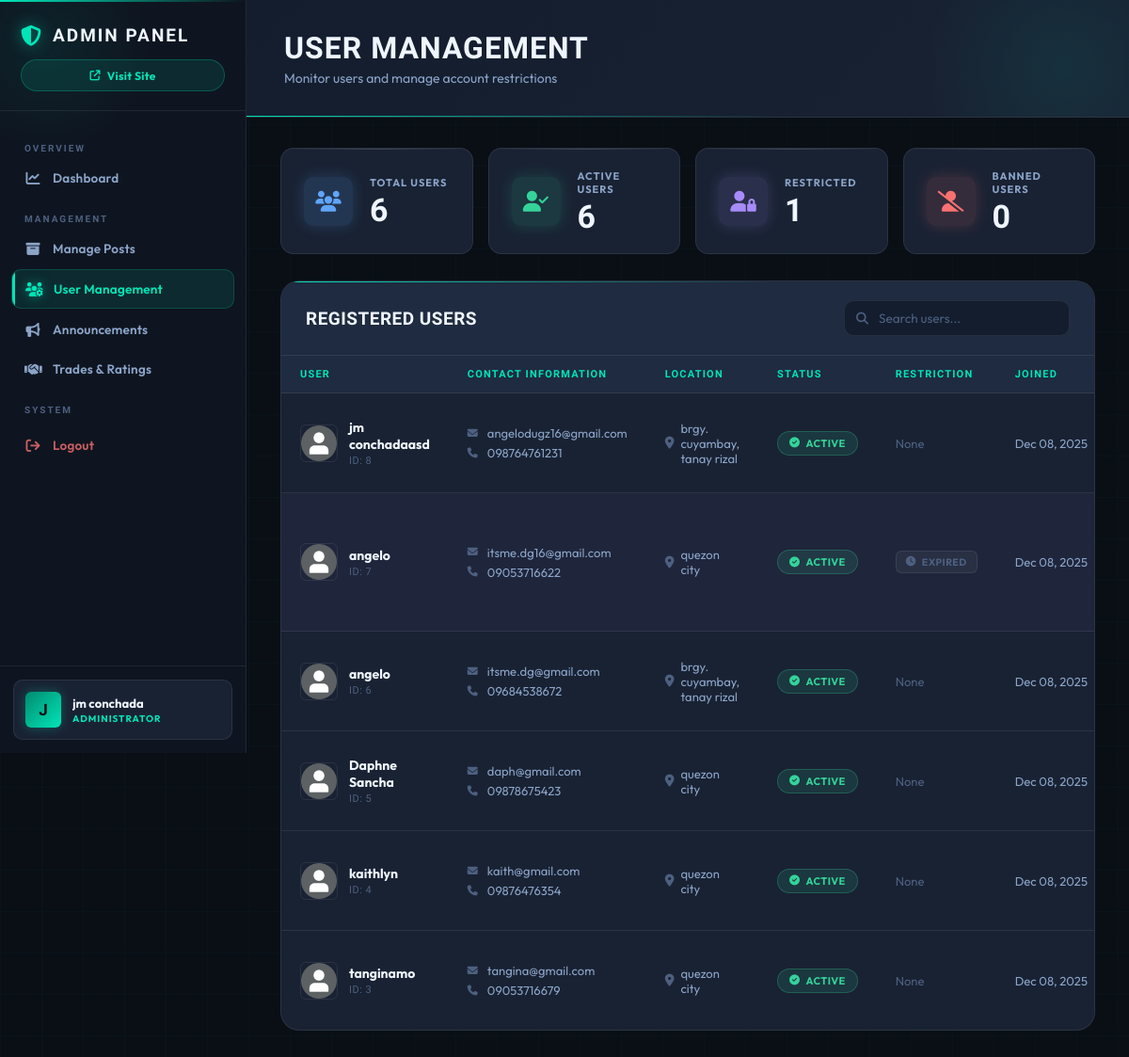
Before: /admindash.php (signed in) with the older database file.
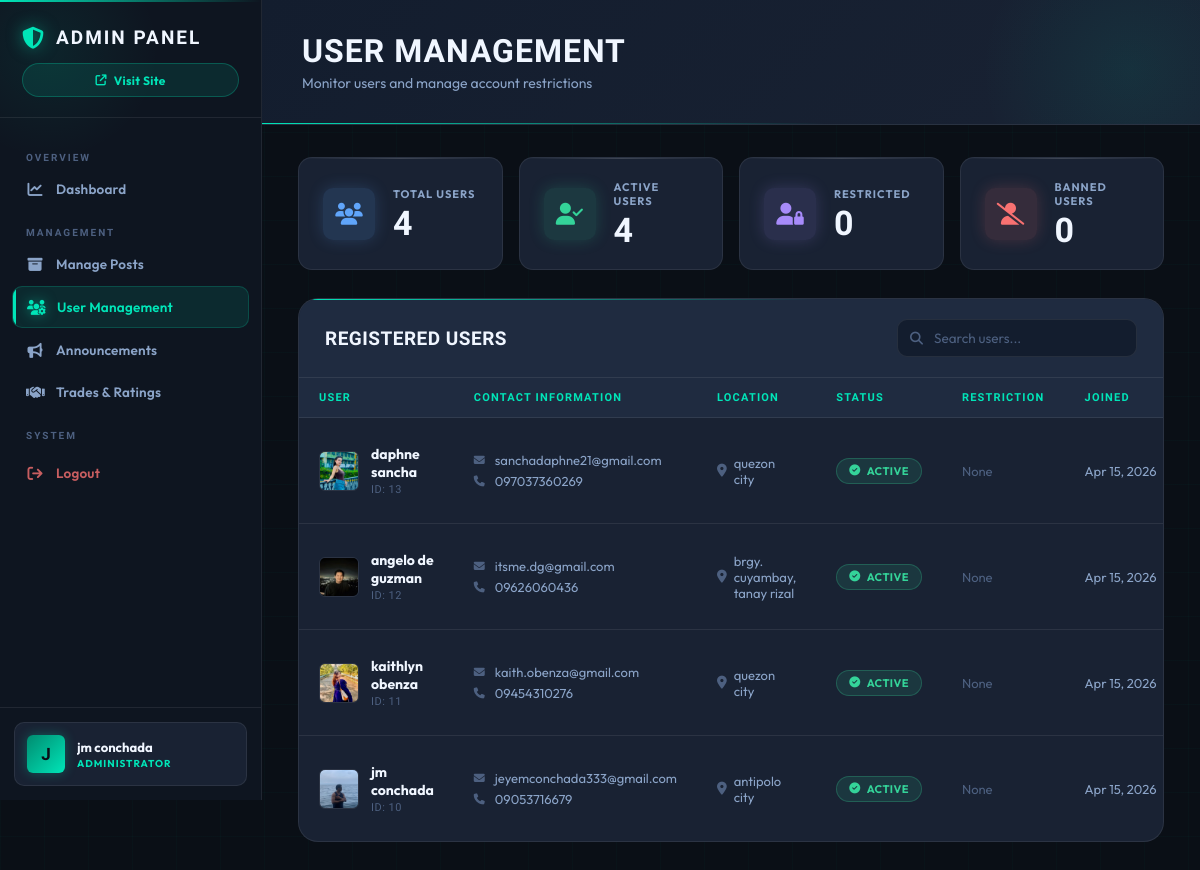
After: the same page with the newer database file.
### tables this page shows
CREATE TABLE `users` (
  `id` int(11) NOT NULL,
  `name` varchar(255) NOT NULL,
  `email` varchar(255) NOT NULL,
  `contact_number` varchar(50) DEFAULT NULL,
  `area` varchar(100) DEFAULT NULL,
  `profile_picture` varchar(255) DEFAULT NULL,
  `created_at` datetime DEFAULT current_timestamp(),
  `password` varchar(255) NOT NULL,
  `reset_token` varchar(64) DEFAULT NULL,
  `reset_expires` datetime DEFAULT NULL,
  `last_seen` datetime DEFAULT NULL,
  `banned` tinyint(1) NOT NULL DEFAULT 0,
  `role` varchar(20) NOT NULL DEFAULT 'user',
  `restriction_type` enum('banned','read_only','no_post','no_comment','limited') DEFAULT NULL COMMENT 'Type of restriction applied',
  `restriction_reason` text DEFAULT NULL COMMENT 'Reason for the restriction',
  `restriction_date` datetime DEFAULT NULL COMMENT 'When restriction was applied',
  `restriction_expiry` datetime DEFAULT NULL COMMENT 'When restriction expires (NULL = permanent)'
);

### admindash.php (the view, shortened to what this page needs)
<?php
require 'db.php';
$checkRole = $conn->query("SHOW COLUMNS FROM users LIKE 'role'");
$hasRole = ($checkRole && $checkRole->num_rows > 0);
$sql_users = "SELECT id, email, name, profile_picture, created_at, area, contact_number,
              restriction_type, restriction_reason, restriction_date, restriction_expiry,
              COALESCE(banned, 0) as banned";
if ($hasRole) {
    $sql_users .= ", role";
}
$sql_users .= " FROM users ";
if ($hasRole) {
    $sql_users .= "WHERE (role != 'admin' OR role IS NULL) ";
}
$sql_users .= "ORDER BY id DESC";
$result_users = $conn->query($sql_users);
$stats_query = "SELECT
    COUNT(*) as total,
    SUM(CASE WHEN banned = 0 OR banned IS NULL THEN 1 ELSE 0 END) as active,
    SUM(CASE WHEN banned = 1 THEN 1 ELSE 0 END) as banned,
    SUM(CASE WHEN restriction_type IS NOT NULL AND restriction_type != 'banned' THEN 1 ELSE 0 END) as restricted
FROM users";
if ($hasRole) {
    $stats_query .= " WHERE (role != 'admin' OR role IS NULL)";
}
$stats_result = $conn->query($stats_query);
$stats = $stats_result->fetch_assoc();
?>
<!DOCTYPE html>
<html lang="en">
<head>
    <link href="https://cdnjs.cloudflare.com/ajax/libs/font-awesome/6.5.0/css/all.min.css" rel="stylesheet">
    <link rel="stylesheet" href="assets/css/admindash.css">
</head>
<body>
<aside class="sidebar">
    <div class="sidebar-header">
        <div class="logo">
            <i class="fas fa-shield-halved"></i>
            <span>Admin Panel</span>
        </div>
        <a href="index.php" class="visit-site-btn" title="Visit Site">
            <i class="fas fa-arrow-up-right-from-square"></i>
            <span>Visit Site</span>
        </a>
    </div>
    <nav class="sidebar-nav">
        <div class="nav-section-label">Overview</div>
        <a href="dashboard.php" class="nav-item">
            <i class="fas fa-chart-line"></i>
            <span>Dashboard</span>
        </a>
        <div class="nav-section-label">Management</div>
        <a href="manage_posts.php" class="nav-item">
            <i class="fas fa-box-archive"></i>
            <span>Manage Posts</span>
        </a>
        <a href="admindash.php" class="nav-item active">
            <i class="fas fa-users-gear"></i>
            <span>User Management</span>
        </a>
        <a href="announcements.php" class="nav-item">
            <i class="fas fa-bullhorn"></i>
            <span>Announcements</span>
        </a>
        <a href="admin_trades.php" class="nav-item">
            <i class="fas fa-handshake"></i>
            <span>Trades &amp; Ratings</span>
        </a>
        <div class="nav-section-label">System</div>
        <a href="logout.php" class="nav-item logout">
            <i class="fas fa-arrow-right-from-bracket"></i>
            <span>Logout</span>
        </a>
    </nav>
    <div class="sidebar-footer">
        <div class="admin-profile">
            <div class="admin-avatar">
                <?= strtoupper(substr($_SESSION['user_name'], 0, 1)) ?>
            </div>
            <div class="admin-info">
                <div class="admin-name"><?= htmlspecialchars($_SESSION['user_name']) ?></div>
                <div class="admin-role">Administrator</div>
            </div>
        </div>
    </div>
</aside>
<main class="main-content">
    <header class="page-header">
        <div class="header-content">
            <div class="header-text">
                <h1 class="page-title">User Management</h1>
                <p class="page-subtitle">Monitor users and manage account restrictions</p>
            </div>
        </div>
    </header>
    <div class="stats-grid">
        <div class="stat-card">
            <div class="stat-icon total">
                <i class="fas fa-users"></i>
            </div>
            <div class="stat-content">
                <div class="stat-label">Total Users</div>
                <div class="stat-value"><?= number_format($stats['total']) ?></div>
            </div>
        </div>
        <div class="stat-card">
            <div class="stat-icon active">
                <i class="fas fa-user-check"></i>
            </div>
            <div class="stat-content">
                <div class="stat-label">Active Users</div>
                <div class="stat-value"><?= number_format($stats['active']) ?></div>
            </div>
        </div>
        <div class="stat-card">
            <div class="stat-icon restricted">
                <i class="fas fa-user-lock"></i>
            </div>
            <div class="stat-content">
                <div class="stat-label">Restricted</div>
                <div class="stat-value"><?= number_format($stats['restricted']) ?></div>
            </div>
        </div>
        <div class="stat-card">
            <div class="stat-icon banned">
                <i class="fas fa-user-slash"></i>
            </div>
            <div class="stat-content">
                <div class="stat-label">Banned Users</div>
                <div class="stat-value"><?= number_format($stats['banned']) ?></div>
            </div>
        </div>
    </div>
    <div class="table-container">
        <div class="table-header">
            <h2 class="table-title">Registered Users</h2>
            <div class="table-actions">
                <div class="search-box">
                    <i class="fas fa-search"></i>
                    <input type="text" id="searchInput" placeholder="Search users...">
                </div>
            </div>
        </div>
        <?php if ($result_users && $result_users->num_rows > 0): ?>
            <div class="table-wrapper">
                <table class="users-table">
                    <thead>
                        <tr>
                            <th>User</th>
                            <th>Contact Information</th>
                            <th>Location</th>
                            <th>Status</th>
                            <th>Restriction</th>
                            <th>Joined</th>
                        </tr>
                    </thead>
                    <tbody>
                    <?php
                    $result_users->data_seek(0);
                    while($user = $result_users->fetch_assoc()):
                        $isBanned = ((int)$user['banned'] === 1);
                        $hasRestriction = !empty($user['restriction_type']);
                        $defaultImage = 'assets/images/profile-picture.png';
                        $profilePicture = $user['profile_picture'] ?? '';
                        if (empty($profilePicture) || $profilePicture === $defaultImage) {
                            $displayImage = $defaultImage;
                        } else if (filter_var($profilePicture, FILTER_VALIDATE_URL)) {
                            $displayImage = $profilePicture;
                        } else {
                            $displayImage = $profilePicture;
                        }
                        $restrictionExpired = false;
                        if ($hasRestriction && $user['restriction_expiry']) {
                            $restrictionExpired = strtotime($user['restriction_expiry']) < time();
                        }
                    ?>
                        <tr class="user-row <?= $isBanned ? 'banned-row' : '' ?> <?= $hasRestriction ? 'restricted-row' : '' ?>">
                            <td>
                                <div class="user-cell">
                                    <img src="<?= htmlspecialchars($displayImage) ?>"
                                         alt="Profile"
                                         class="user-avatar"
                                         onerror="this.onerror=null; this.src='assets/images/profile-picture.png';">
                                    <div class="user-details">
                                        <div class="user-name"><?= htmlspecialchars($user['name']) ?></div>
                                        <div class="user-id">ID: <?= htmlspecialchars($user['id']) ?></div>
                                    </div>
                                </div>
                            </td>
                            <td>
                                <div class="contact-info">
                                    <div class="contact-item">
                                        <i class="fas fa-envelope"></i>
                                        <span><?= htmlspecialchars($user['email']) ?></span>
                                    </div>
                                    <div class="contact-item">
                                        <i class="fas fa-phone"></i>
                                        <span><?= htmlspecialchars($user['contact_number'] ?? 'Not provided') ?></span>
                                    </div>
                                </div>
                            </td>
                            <td>
                                <div class="location-cell">
                                    <i class="fas fa-map-marker-alt"></i>
                                    <span><?= htmlspecialchars($user['area'] ?? 'Not specified') ?></span>
                                </div>
                            </td>
                            <td>
                                <?php if ($isBanned): ?>
                                    <span class="status-badge status-banned">
                                        <i class="fas fa-ban"></i>
                                        Banned
                                    </span>
                                <?php else: ?>
                                    <span class="status-badge status-active">
                                        <i class="fas fa-check-circle"></i>
                                        Active
                                    </span>
                                <?php endif; ?>
                            </td>
                            <td>
                                <?php if ($hasRestriction && !$restrictionExpired): ?>
                                    <div class="restriction-info">
                                        <span class="restriction-badge restriction-<?= $user['restriction_type'] ?>">
                                            <?php
                                            $restrictionIcons = [
                                                'banned' => 'ban',
                                                'read_only' => 'eye',
                                                'no_post' => 'edit-slash',
                                                'no_comment' => 'comment-slash',
                                                'limited' => 'hourglass-half'
                                            ];
                                            $icon = $restrictionIcons[$user['restriction_type']] ?? 'exclamation-circle';
                                            ?>
                                            <i class="fas fa-<?= $icon ?>"></i>
                                            <?= ucfirst(str_replace('_', ' ', $user['restriction_type'])) ?>
                                        </span>
                                        <?php if ($user['restriction_reason']): ?>
                                            <div class="restriction-reason" title="<?= htmlspecialchars($user['restriction_reason']) ?>">
                                                <i class="fas fa-info-circle"></i>
                                                <?= htmlspecialchars(substr($user['restriction_reason'], 0, 30)) ?>...
                                            </div>
                                        <?php endif; ?>
                                    </div>
                                <?php elseif ($restrictionExpired): ?>
                                    <span class="restriction-badge restriction-expired">
                                        <i class="fas fa-clock"></i>
                                        Expired
                                    </span>
                                <?php else: ?>
                                    <span class="no-restriction">None</span>
                                <?php endif; ?>
                            </td>
                            <td>
                                <div class="date-cell">
                                    <?= date('M d, Y', strtotime($user['created_at'])) ?>
                                </div>
                            </td>
                        </tr>
                    <?php endwhile; ?>
                    </tbody>
                </table>
            </div>
        <?php endif; ?>
    </div>
</main>
</body>
</html>

Changed rows visible on the page:
removed users: name "jm conchadaasd", id "8", email "angelodugz16@gmail.com", contact_number "098764761231", area "brgy. cuyambay, tanay rizal", shows "None", created_at "Dec 08, 2025"
removed users: name "angelo", id "7", email "itsme.dg16@gmail.com", contact_number "09053716622", area "quezon city", restriction_type "limited" (drawn), created_at "Dec 08, 2025"
removed users: name "angelo", id "6", email "itsme.dg@gmail.com", contact_number "09684538672", area "brgy. cuyambay, tanay rizal", shows "None", created_at "Dec 08, 2025"
removed users: name "Daphne Sancha", id "5", email "daph@gmail.com", contact_number "09878675423", area "quezon city", shows "None", created_at "Dec 08, 2025"
removed users: name "kaithlyn", id "4", email "kaith@gmail.com", contact_number "09876476354", area "quezon city", shows "None", created_at "Dec 08, 2025"
removed users: name "tanginamo", id "3", email "tangina@gmail.com", contact_number "09053716679", area "quezon city", shows "None", created_at "Dec 08, 2025"
added users: profile_picture (picture), name "daphne sancha", id "13", email "sanchadaphne21@gmail.com", contact_number "097037360269", area "quezon city", shows "None", created_at "Apr 15, 2026"
added users: profile_picture (picture), name "angelo de guzman", id "12", email "itsme.dg@gmail.com", contact_number "09626060436", area "brgy. cuyambay, tanay rizal", shows "None", created_at "Apr 15, 2026"
added users: profile_picture (picture), name "kaithlyn obenza", id "11", email "kaith.obenza@gmail.com", contact_number "09454310276", area "quezon city", shows "None", created_at "Apr 15, 2026"
added users: profile_picture (picture), name "jm conchada", id "10", email "jeyemconchada333@gmail.com", contact_number "09053716679", area "antipolo city", shows "None", created_at "Apr 15, 2026"
Other visible differences:
$stats['total']: "6" → "4"
$stats['active']: "6" → "4"
$stats['restricted']: "1" → "0"
